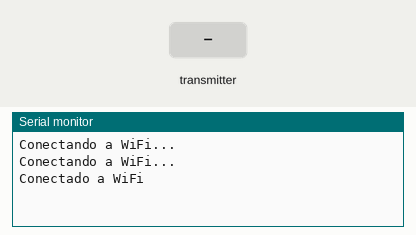
Recording of a sketch running on a simulated ESP8266 (NodeMCU). Parts: the last lines printed to the serial monitor. The test bench sets the inputs (shaded band). WiFi joins after 1.5 s; servers stay silent unless stated; no radio packets arrive unless stated.

Above: at 3.2 s.
3.3 s: the transmitter starts sending temperature = 0
At 3.37 s:
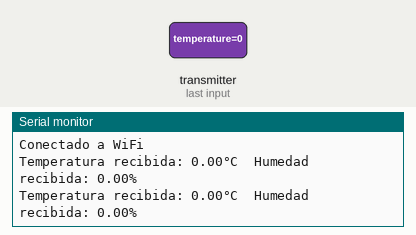
5.2 s: the transmitter starts sending humidity = 25
At 5.27 s:
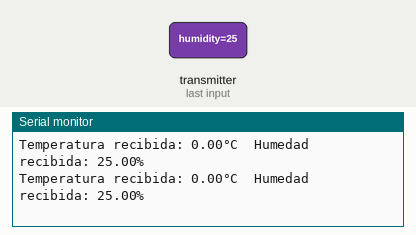
6.7 s: the transmitter starts sending temperature = 25
At 6.77 s:
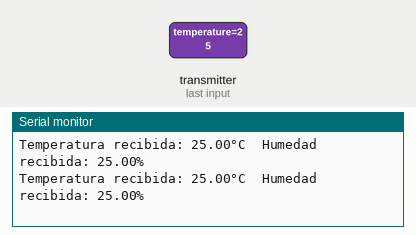
8.2 s: the transmitter starts sending humidity = 0
At 8.27 s:
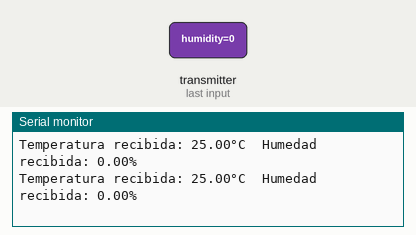

Measured:
- after the input at 3.3 s, the serial monitor: prints a new line at once (image 1)
- after the input at 5.2 s, the serial monitor: prints a new line at once (image 2)
- after the input at 6.7 s, the serial monitor: prints a new line at once (image 3)
- after the input at 8.2 s, the serial monitor: prints a new line at once (image 4)

The sketch:

ESP8622.ino
```cpp
#include <ESP8266WiFi.h>
#include <RF24.h>

const char* ssid = "dddd";
const char* password = "data";

RF24 radio(2, 4); // Pines D2 y D4 para CE y CSN respectivamente

struct SensorData {
  float temperature;
  float humidity;
};

void setup() {
  Serial.begin(115200);

  WiFi.begin(ssid, password);
  while (WiFi.status() != WL_CONNECTED) {
    delay(1000);
    Serial.println("Conectando a WiFi...");
  }
  Serial.println("Conectado a WiFi");

  if (!radio.begin()) {
    Serial.println("Error al iniciar la radio NRF24");
    while (1);
  }

  radio.openReadingPipe(1, 0xF0F0F0F0E1LL); // Dirección del canal de comunicación
  radio.startListening();
}

void loop() {
  if (radio.available()) {
    SensorData data;
    radio.read(&data, sizeof(data));

    Serial.print("Temperatura recibida: ");
    Serial.print(data.temperature);
    Serial.print("°C\t");

    Serial.print("Humedad recibida: ");
    Serial.print(data.humidity);
    Serial.println("%");
  }
}
```
